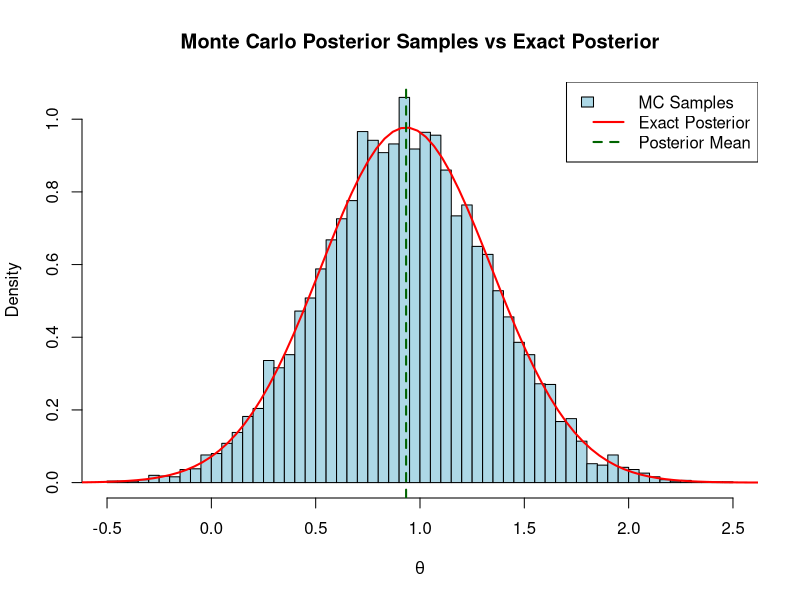
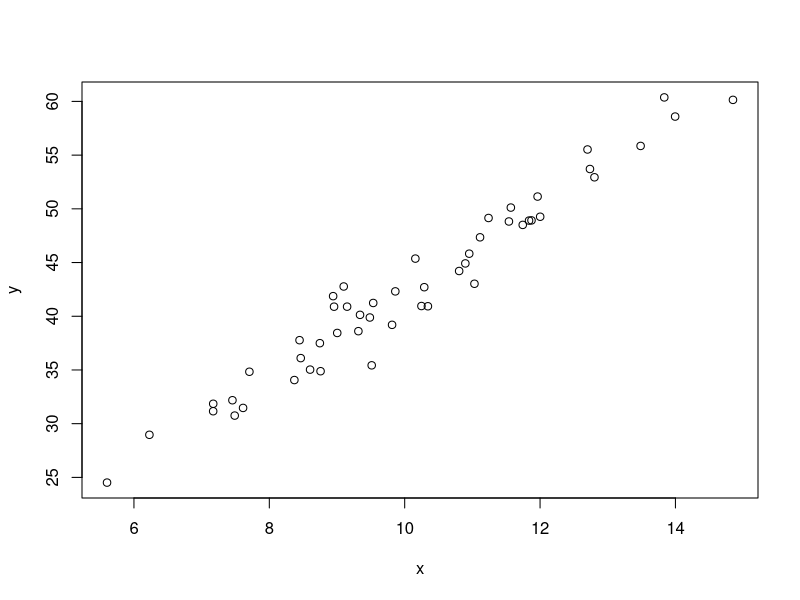
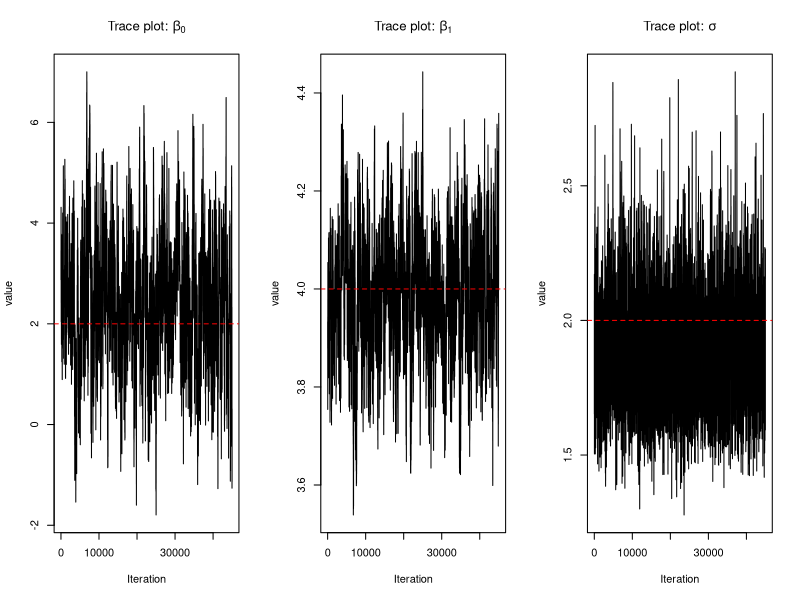
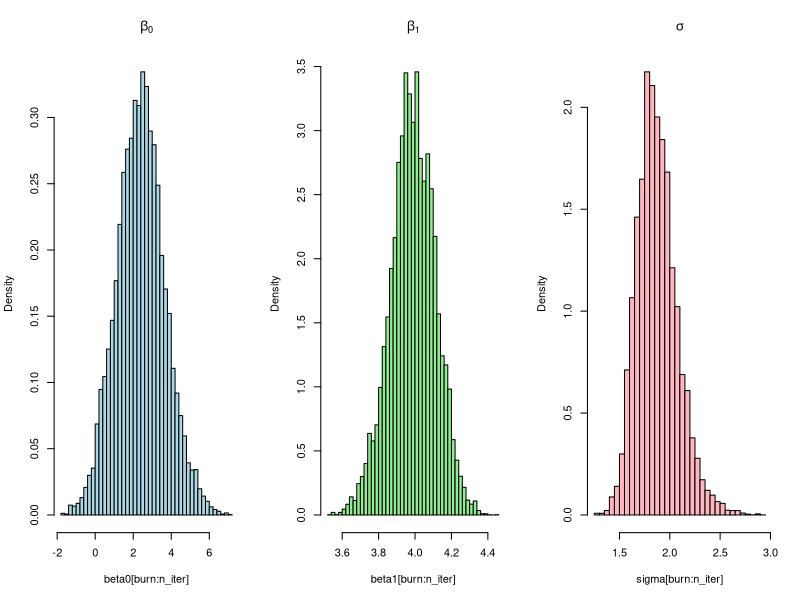
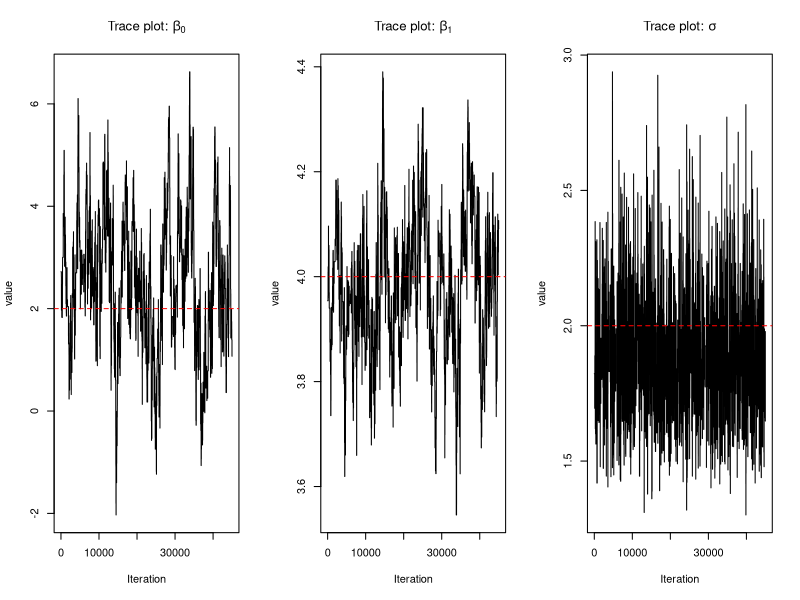
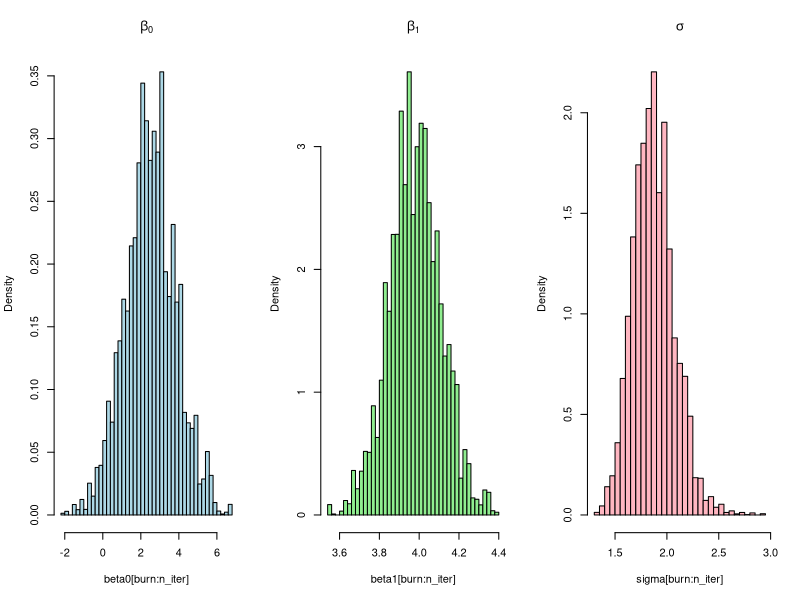

R code for these plots, in order:
## ---- chunk 1
set.seed(123)

N <- 10000

# Step 1: sample from f(x)
X <- rnorm(N)

# Step 2: evaluate h(x)
hX <- X^2

# Step 3: Monte Carlo estimator
H_hat <- mean(hX)

H_hat

## ---- chunk 2
m <- 10000

# observed data (toy values)
y <- c(1.2, 0.9, 1.4, 1.1, 1.0)
n <- length(y)

# known variance and prior parameters
sigma2 <- 1
mu0 <- 0
tau02 <- 1

# posterior parameters
tau_n2 <- 1 / (n / sigma2 + 1 / tau02)
mu_n <- tau_n2 * (n * mean(y) / sigma2 + mu0 / tau02)

# Monte Carlo sample from the posterior
theta_mc <- rnorm(m, mean = mu_n, sd = sqrt(tau_n2))


## ---- chunk 3
mean(theta_mc)
## ---- chunk 4
mean(theta_mc > 0)
## ---- chunk 5
# Histogram of Monte Carlo samples
hist(theta_mc, breaks = 50, probability = TRUE,
     col = "lightblue", border = "black",
     main = "Monte Carlo Posterior Samples vs Exact Posterior",
     xlab = expression(theta),
     ylab = "Density")

# Overlay exact posterior using curve()
curve(dnorm(x, mean = mu_n, sd = sqrt(tau_n2)),
      from = min(theta_mc) - 0.5, to = max(theta_mc) + 0.5,
      col = "red", lwd = 2, add = TRUE)

# Add posterior mean as a vertical dashed line
abline(v = mu_n, col = "darkgreen", lwd = 2, lty = 2)

# Add legend
legend("topright", legend = c("MC Samples", "Exact Posterior", "Posterior Mean"),
       fill = c("lightblue", NA, NA),
       border = c("black", NA, NA),
       lty = c(NA, 1, 2), col = c(NA, "red", "darkgreen"), lwd = c(NA, 2, 2))
## ---- chunk 6
set.seed(44566)
mu <- 10
sigma2 <- 1.5
n <- 100
y <- rnorm(n=n, mean=mu, sd=sqrt(sigma2))
## ---- chunk 7
     m <- 1000
## ---- chunk 8
    sigma2.sim <- (n-1)*var(y)/rchisq(n=m,df=n-1)
## ---- chunk 9
    mu.sim <-rnorm(n=m, mean=mean(y), sd=sqrt(sigma2.sim/n))
## ---- chunk 10
    mean(mu.sim)
    mean(sigma2.sim)
## ---- chunk 11
#| fig-width: 4.5
#| fig-height: 4.5
#| fig-align: center
set.seed(123)
# Simulated data
n <- 50
# intercept
beta0_true <- 2
# slope
beta1_true <- 4
# Simulated covariate
x <- rnorm(n, 10, sqrt(5))
# Liner predictor
mu_true <- beta0_true + beta1_true*x
# random error
sigma_true <- 2
y <- rnorm(n, mean = mu_true, sd = sigma_true)
plot(x,y)

## ---- chunk 12
    # number of iterations
    n_iter <- 50000

    # empty vector to store samples for the parameters
    beta0 <- rep(NA, n_iter)
    beta1 <- rep(NA, n_iter)
    sigma <- rep(NA, n_iter)

    # Set starting values
    beta0[1] <- 1
    beta1[1] <- 2
    sigma[1] <- 1

    # Burnin period  (disregard first samples)
    burn <- 5000

## ---- chunk 13
    log_likelihood = function(theta){
        beta_0 = theta[1] # intercept
        beta_1 = theta[2] # slope
        sd = theta[3]     # observaitonal error
        
        # linear predictor
        pred = beta_0 + beta_1*x
        # log-Gaussian density
        loglik = dnorm(y, mean = pred, sd = sd, log = T)
        sumll = sum(loglik)
        return(sumll)
    }
## ---- chunk 14
    # Prior distribution
    prior = function(theta){
        beta_0 = theta[1]
        beta_1 = theta[2]
        sd = theta[3]
        b0_prior <- dnorm(beta_0, sd=5, log=TRUE)
        b1_prior <- dnorm(beta_1, sd=5, log=TRUE)
        sd_prior <- dnorm(sd, sd=5, log=TRUE)
        return(b0_prior+b1_prior+sd_prior)
    }
## ---- chunk 15
    posterior = function(theta){
       return (log_likelihood(theta) + prior(theta))
    }
## ---- chunk 16
    proposalfunction = function(theta){
      # Draw a candidate value from a Gaussian density centred at the previous value of theta^(k)
        return(rnorm(3,mean = theta, sd=c(0.5, 0.1, 0.25)))
    }
## ---- chunk 17
    set.seed(123)

    for(t in 2:n_iter){
      #  Propose a new candidate for each component
      theta_star <- proposalfunction(c(beta0[t-1], beta1[t-1], sigma[t-1]))
      
      # Compute acceptance ratio (use exp because we were working on log scale)
      r <- exp(posterior(theta_star) - posterior(
        c(beta0[t-1],beta1[t-1], sigma[t-1])))

      # Accept or reject
      if(runif(1) < min(1, r)){
        beta0[t] <- theta_star[1]
        beta1[t] <- theta_star[2]
        sigma[t] <- theta_star[3]
      } else {
        beta0[t] <- beta0[t-1]
        beta1[t] <- beta1[t-1]
        sigma[t] <- sigma[t-1]
      }
      
    }
## ---- chunk 18

par(mfrow=c(1,3))
plot(beta0[burn:n_iter], type='l', main=expression("Trace plot: " * beta[0]), ylab='value', xlab='Iteration')
abline(h=beta0_true, col='red', lty=2) # true value

plot(beta1[burn:n_iter], type='l', main=expression("Trace plot: " * beta[1]), ylab='value', xlab='Iteration')
abline(h=beta1_true, col='red', lty=2) # true value

plot(sigma[burn:n_iter], type='l',main=expression("Trace plot: " * sigma), ylab='value', xlab='Iteration')
abline(h=sigma_true, col='red', lty=2) # true value

## ---- chunk 19
par(mfrow=c(1,3))
hist(beta0[burn:n_iter], breaks=50, probability=TRUE, col='lightblue', main=expression(beta[0]))
hist(beta1[burn:n_iter], breaks=50, probability=TRUE, col='lightgreen', main=expression(beta[1]))
hist(sigma[burn:n_iter], breaks=50, probability=TRUE, col='lightpink', main=expression(sigma))

## ---- chunk 20
 proposalfunction_2 <- function(theta){
  beta0_star <- rnorm(1, mean = theta[1], sd = 0.5)
  beta1_star <- rnorm(1, mean = theta[2], sd = 0.1)
  sigma_star <- rexp(1, rate = 1 / theta[3])
  c(beta0_star, beta1_star, sigma_star)
}
## ---- chunk 21

proposal_density <- function(theta_proposed, theta_current) {
  # For beta0 and beta1: Gaussian proposals
  dens_beta0 <- dnorm(theta_proposed[1], mean = theta_current[1], sd = 0.5, log = TRUE)
  dens_beta1 <- dnorm(theta_proposed[2], mean = theta_current[2], sd = 0.1, log = TRUE)
  
  # For sigma: Exponential proposal (asymmetric)
  dens_sigma <- dexp(theta_proposed[3], rate = 1/theta_current[3], log = TRUE)
  
  return(dens_beta0 + dens_beta1 + dens_sigma)
}
## ---- chunk 22
set.seed(123)

# Set empty vector to store samples for the parameters
beta0 <- rep(NA, n_iter)
beta1 <- rep(NA, n_iter)
sigma <- rep(NA, n_iter)

# Set starting values
beta0[1] <- 1
beta1[1] <- 2
sigma[1] <- 1

    
for(t in 2:n_iter){
  # Store current theta
  theta_current <- c(beta0[t-1], beta1[t-1], sigma[t-1])
  # Propose a new candidate
  theta_star <- proposalfunction_2(theta_current)
  
  # Compute acceptance ratio with proposal density correction
  log_r <- (posterior(theta_star) - posterior(theta_current)) +
           (proposal_density(theta_current, theta_star) - 
            proposal_density(theta_star, theta_current))
  
  # Accept or reject
  if(log(runif(1)) < min(0, log_r)){  
    beta0[t] <- theta_star[1]
    beta1[t] <- theta_star[2]
    sigma[t] <- theta_star[3]
  } else {
    beta0[t] <- beta0[t-1]
    beta1[t] <- beta1[t-1]
    sigma[t] <- sigma[t-1]
  }
}
## ---- chunk 23

par(mfrow=c(1,3))
plot(beta0[burn:n_iter], type='l', main=expression("Trace plot: " * beta[0]), ylab='value', xlab='Iteration')
abline(h=beta0_true, col='red', lty=2) # true value

plot(beta1[burn:n_iter], type='l', main=expression("Trace plot: " * beta[1]), ylab='value', xlab='Iteration')
abline(h=beta1_true, col='red', lty=2) # true value

plot(sigma[burn:n_iter], type='l',main=expression("Trace plot: " * sigma), ylab='value', xlab='Iteration')
abline(h=sigma_true, col='red', lty=2) # true value

## ---- chunk 24
par(mfrow=c(1,3))
hist(beta0[burn:n_iter], breaks=50, probability=TRUE, col='lightblue', main=expression(beta[0]))
hist(beta1[burn:n_iter], breaks=50, probability=TRUE, col='lightgreen', main=expression(beta[1]))
hist(sigma[burn:n_iter], breaks=50, probability=TRUE, col='lightpink', main=expression(sigma))

